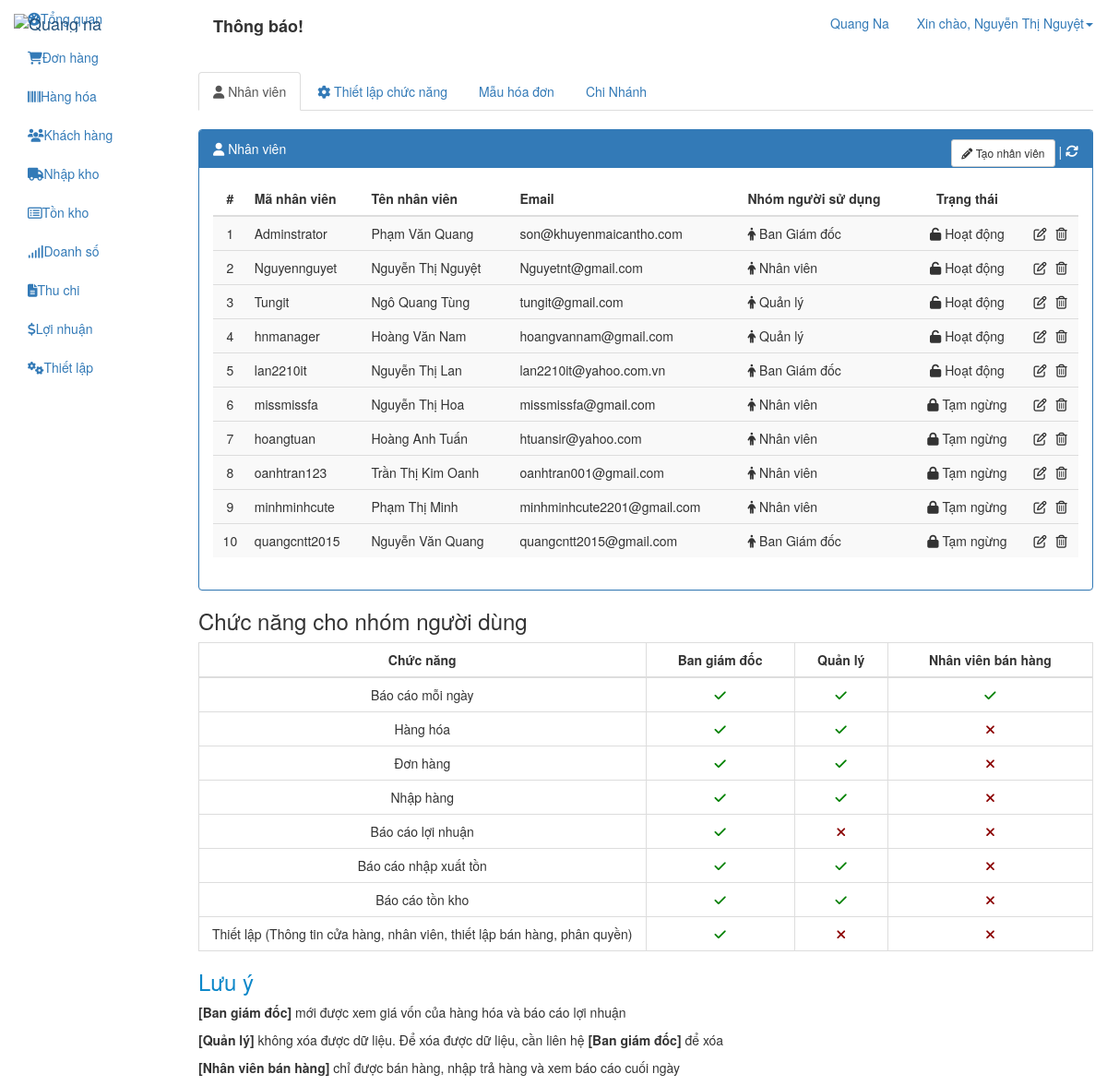
Screenshot of /index.php/backend/config (signed in) with the database file from the repository.
### tables this page shows
CREATE TABLE `cms_users` (
  `id` int(10) UNSIGNED NOT NULL,
  `username` varchar(100) NOT NULL,
  `password` varchar(100) NOT NULL,
  `salt` varchar(255) NOT NULL,
  `email` varchar(120) NOT NULL,
  `display_name` varchar(120) NOT NULL,
  `user_status` tinyint(4) NOT NULL,
  `group_id` int(11) NOT NULL,
  `id_stock` int(11) NOT NULL,
  `created` datetime NOT NULL,
  `updated` datetime NOT NULL,
  `logined` datetime NOT NULL,
  `ip_logged` varchar(255) NOT NULL,
  `recode` varchar(255) NOT NULL,
  `code_time_out` varchar(255) NOT NULL
);

CREATE TABLE `cms_users_group` (
  `id` int(10) UNSIGNED NOT NULL,
  `group_name` varchar(255) NOT NULL,
  `group_permission` varchar(255) NOT NULL,
  `group_registered` datetime NOT NULL,
  `group_updated` datetime NOT NULL
);

### application/controllers/backend/config.php (called while the page is built, shortened)
<?php if ( !defined( 'BASEPATH' ) ) exit( 'No direct script access allowed' );
class Config extends CI_Controller {
    private $auth;
    public function __construct() {
        $this->auth = $this->cms_authentication->check();
    }
    public function index() {
        $data[ 'seo' ][ 'title' ] = "Phần mềm quản lý";
        $user = $this->db->select( 'users.id, username, email, display_name, user_status, group_name ' )->from( 'users' )->join( 'users_group', 'users_group.id = users.group_id' )->get()->result_array();
        $data['data']['_user'] = $user;
        $data['data']['user'] = $this->auth;
        $data[ 'template' ] = 'backend/setting/setting';
        $this->load->view( 'backend/layout/index', isset( $data ) ? $data : null );
    }
}

### index.php (called while the page is built, shortened)
<?php
require_once BASEPATH.'core/CodeIgniter.php';

### application/libraries/cms_cookie.php (called while the page is built, shortened)
<?php  if ( ! defined('BASEPATH')) exit('No direct script access allowed');
class CMS_Cookie {
    public static function get( $name ) {
        return $_COOKIE[ $name ];
    }
    public static function decode( $cookie_val ){
        return base64_decode( substr( $cookie_val, 3 ) );
    }
}

### application/libraries/cms_authentication.php (called while the page is built, shortened)
<?php  if ( ! defined('BASEPATH')) exit('No direct script access allowed');
class CMS_authentication {
    private $CI;
    public function __construct(){
        $this->CI = & get_instance();
    }
    public function check() {
        if ( CMS_Cookie::exists( CMS_PREFIX . 'user_logged' ) ) {
            $cookie = CMS_Cookie::get( CMS_PREFIX . 'user_logged' );
            $cookie = json_decode( CMS_Cookie::decode( $cookie ), true );
            $user   = $this->CI->db->select( 'id,username,password,salt,display_name,email,group_id,id_stock' )->where( 'username', $cookie[ 'username' ] )->or_where( 'email', $cookie[ 'username' ] )->from( 'users' )->get()->row_array();
            $group = $this->CI->db->select( 'id, group_permission, group_name' )->where( 'id', $user['group_id'] )->from('users_group')->get()->row_array();
            if ( isset( $user ) && count( $user ) ) {
                if ( $user[ 'username' ] == $cookie[ 'username' ] && $user[ 'password' ] == $cookie[ 'password' ] && $user[ 'salt' ] == $cookie[ 'salt' ] ) {
                    return [ 'id' => $user[ 'id' ],
                        'username' => $user[ 'username' ],
                        'password' => $user[ 'password' ],
                        'salt' => $user[ 'salt' ],
                        'email' => $user[ 'email' ],
                        'display_name' => $user[ 'display_name' ],
                        'group_id' => $user[ 'group_id' ],
                        'group_name'  => $group['group_name'],
                        'group_permission' => json_decode( $group['group_permission'], true ),
                        'id_stock' => $user[ 'id_stock' ]
                    ];
                }
            }
        }
        return null;
    }
}

### application/views/backend/setting/setting.php (the view, shortened to what this page needs)
<div class="setting">
    <ul class="nav nav-tabs tab-setting" role="tablist">
        <li role="presentation" class="active"><a href="#user" aria-controls="home" role="tab" data-toggle="tab"><i class="fa fa-user"></i> Nhân viên</a></li>
        <li role="presentation"><a href="#functions" aria-controls="profile" role="tab" data-toggle="tab"><i class="fa fa-cog"></i> Thiết lập chức năng</a></li>
        <li role="presentation"><a href="#messages" aria-controls="messages" role="tab" data-toggle="tab">Mẫu hóa đơn</a></li>
        <li role="presentation"><a href="#settings" aria-controls="settings" role="tab" data-toggle="tab">Chi Nhánh</a></li>
    </ul>
    <div class="tab-content">
        <div role="tabpanel" class="tab-pane active" id="user">
            <div class="panel panel-primary" style="margin-top: 20px">
                <div class="panel-heading">
                    <i class="fa fa-user"></i> Nhân viên
                    <div class="action pull-right">
                        <button class="btn btn-default btn-sm create-nv btn-in-panel blue" data-toggle="modal" data-target="#create-nv"><i class="fa fa-pencil blue"></i> Tạo nhân viên</button>
                        | <i class="fa fa-refresh" style="font-size: 14px; cursor: pointer;" onclick="cms_upuser()"></i>
                    </div>
                </div>
                <div class="panel-body">
                    <div class="table-responsive ">
                        <table class="table table-hover table-user table-striped">
                            <thead>
                                <th class="text-center">#</th>
                                <th>Mã nhân viên</th>
                                <th>Tên nhân viên</th>
                                <th>Email</th>
                                <th>Nhóm người sử dụng</th>
                                <th class="text-center">Trạng thái</th>
                                <th ></th>
                            </thead>
                            <tbody>
                                <?php
                                    if( isset($_user) && count( $_user ) ) :
                                        $ind = 0;
                                        foreach( $_user as $key => $val ) : $ind++; ?>
                                            <tr class="tr-item-<?php echo $val['id']; ?>">
                                                <td class="text-center"><?php echo $ind; ?></td>
                                                <td><?php echo $val['username']; ?></td>
                                                <td><?php echo ( $val['display_name'] != '' ) ? $val['display_name'] : '-'; ?></td>
                                                <td><?php echo $val['email']; ?></td>
                                                <td><?php echo '<span class="user_group"><i class="fa fa-male"></i> '. $val['group_name'] . '</span>'; ?></td>
                                                <td class="text-center"><?php echo cms_render_html( $val['user_status'], 'user_status', ['fa-unlock', 'fa-lock'], ['Hoạt động', 'Tạm ngừng'] ); ?></td>
                                                <td class="text-center"><i class="fa fa-pencil-square-o edit-item" title="Sửa" onclick="cms_edit_usitem(<?php echo $val['id']; ?>)" style="margin-right: 10px; cursor: pointer;"></i><i onclick="cms_del_usitem(<?php echo $val['id']; ?>)" title="Xóa" class="fa fa-trash-o delete-item" style="cursor: pointer;"></i></td>
                                            </tr>
                                        <?php endforeach;
                                    else: ?>
                                        <tr>
                                           <td class="text-center" colspan="7">Không có Người dùng trong danh sách</td>
                                        </tr>
                                    <?php endif;
                                ?>
                            </tbody>
                        </table>
                    </div>
                </div>
            </div>
            <h3>Chức năng cho nhóm người dùng</h3>
            <div class="cms-function-user-info">
                <table class="table table-hover table-bordered">
                    <thead>
                        <th class="text-center" style="width: 50%; background-color: #fff;">Chức năng</th>
                        <th class="text-center">Ban giám đốc</th>
                        <th class="text-center">Quản lý</th>
                        <th class="text-center">Nhân viên bán hàng</th>
                    </thead>
                    <tbody>
                        <tr>
                            <td class="text-center">Báo cáo mỗi ngày</td>
                            <td class="text-center"><i class="fa fa-check" style="color: green;"></i></td>
                            <td class="text-center"><i class="fa fa-check" style="color: green;"></i></td>
                            <td class="text-center"><i class="fa fa-check" style="color: green;"></i></td>
                        </tr>
                        <tr>
                            <td class="text-center">Hàng hóa</td>
                            <td class="text-center"><i class="fa fa-check" style="color: green;"></i></td>
                            <td class="text-center"><i class="fa fa-check" style="color: green;"></i></td>
                            <td class="text-center"><i class="fa fa-times" style="color: darkred;"></i></td>
                        </tr>
                        <tr>
                            <td class="text-center">Đơn hàng</td>
                            <td class="text-center"><i class="fa fa-check" style="color: green;"></i></td>
                            <td class="text-center"><i class="fa fa-check" style="color: green;"></i></td>
                            <td class="text-center"><i class="fa fa-times" style="color: darkred;"></i></td>
                        </tr>
                        <tr>
                            <td class="text-center">Nhập hàng</td>
                            <td class="text-center"><i class="fa fa-check" style="color: green;"></i></td>
                            <td class="text-center"><i class="fa fa-check" style="color: green;"></i></td>
                            <td class="text-center"><i class="fa fa-times" style="color: darkred;"></i></td>
                        </tr>
                        <tr>
                            <td class="text-center">Báo cáo lợi nhuận</td>
                            <td class="text-center"><i class="fa fa-check" style="color: green;"></i></td>
                            <td class="text-center"><i class="fa fa-times" style="color: darkred;"></i></td>
                            <td class="text-center"><i class="fa fa-times" style="color: darkred;"></i></td>
                        </tr>
                        <tr>
                            <td class="text-center">Báo cáo nhập xuất tồn</td>
                            <td class="text-center"><i class="fa fa-check" style="color: green;"></i></td>
                            <td class="text-center"><i class="fa fa-check" style="color: green;"></i></td>
                            <td class="text-center"><i class="fa fa-times" style="color: darkred;"></i></td>
                        </tr>
                        <tr>
                            <td class="text-center">Báo cáo tồn kho</td>
                            <td class="text-center"><i class="fa fa-check" style="color: green;"></i></td>
                            <td class="text-center"><i class="fa fa-check" style="color: green;"></i></td>
                            <td class="text-center"><i class="fa fa-times" style="color: darkred;"></i></td>
                        </tr>
                        <tr>
                            <td class="text-center">Thiết lập (Thông tin cửa hàng, nhân viên, thiết lập bán hàng, phân quyền)</td>
                            <td class="text-center"><i class="fa fa-check" style="color: green;"></i></td>
                            <td class="text-center"><i class="fa fa-times" style="color: darkred;"></i></i></td>
                            <td class="text-center"><i class="fa fa-times" style="color: darkred;"></i></td>
                        </tr>
                    </tbody>
                </table>
                <div class="notes-info">
                    <h3 style="color: #0B87C9;">Lưu ý</h3>
                    <p><span style="font-weight: bold;">[Ban giám đốc]</span> mới được xem giá vốn của hàng hóa và báo cáo lợi nhuận</p>
                    <p><span style="font-weight: bold;">[Quản lý]</span> không xóa được dữ liệu. Để xóa được dữ liệu, cần liên hệ <span style="font-weight: bold;">[Ban giám đốc]</span> để xóa</p>
                    <p><span style="font-weight: bold;">[Nhân viên bán hàng]</span> chỉ được bán hàng, nhập trả hàng và xem báo cáo cuối ngày</p>
                </div>
            </div>
        </div>
    </div>
</div>

### application/views/backend/common/header.php (shortened to what this page needs)
<nav id="navbar-container" class="navbar navbar- navbar-fixed-top">
    <div class="container-fluid">
        <div class="navbar-header">
            <a class="navbar-brand" href="#"><img src="public/templates/backend/images/logoqn.png" alt="Quang na" class="img-responsive"></a>
        </div>
        <div class="collapse navbar-collapse" id="bs-example-navbar-collapse-1">
            <ul class="nav navbar-nav navbar-right">
                <li><a href="#">Quang Na</a></li>
                <li class="dropdown user-profile">
                    <a href="#" class="dropdown-toggle" data-toggle="dropdown" role="button" aria-haspopup="true" aria-expanded="false"><span class="hello">Xin chào, </span><?php echo ( isset( $user ) ) ?
                            $user[ 'display_name' ] : $user[ 'username' ]; ?><span class="caret"></span></a>
                </li>
            </ul>
        </div>
    </div>
</nav>

### application/helpers/useful_helper.php (shortened to what this page needs)
<?php  if ( ! defined('BASEPATH')) exit('No direct script access allowed');
if ( !function_exists( 'cms_render_html' ) ) {
	function cms_render_html( $val, $class, $icon = [], $text = [] ) {
		return ( $val == 1 ) ? "<span class='{$class}'><i class='fa {$icon[0]}'></i> ".$text[0]."</span>" : "<span class='{$class}'><i class='fa {$icon[1]}'></i> ".$text[1]."</span>";
	}
}

### rows the page displays
cms_users: display_name "Nguyễn Thị Nguyệt", username "Nguyennguyet", email "Nguyetnt@gmail.com", cms_users_group.group_name "Nhân viên"
cms_users: username "Adminstrator", display_name "Phạm Văn Quang", email "son@khuyenmaicantho.com", cms_users_group.group_name "Ban Giám đốc"
cms_users: username "Tungit", display_name "Ngô Quang Tùng", email "tungit@gmail.com", cms_users_group.group_name "Quản lý"
cms_users: username "hnmanager", display_name "Hoàng Văn Nam", email "hoangvannam@gmail.com", cms_users_group.group_name "Quản lý"
cms_users: username "lan2210it", display_name "Nguyễn Thị Lan", email "lan2210it@yahoo.com.vn", cms_users_group.group_name "Ban Giám đốc"
cms_users: username "missmissfa", display_name "Nguyễn Thị Hoa", email "missmissfa@gmail.com", cms_users_group.group_name "Nhân viên"
cms_users: username "hoangtuan", display_name "Hoàng Anh Tuấn", email "htuansir@yahoo.com", cms_users_group.group_name "Nhân viên"
cms_users: username "oanhtran123", display_name "Trần Thị Kim Oanh", email "oanhtran001@gmail.com", cms_users_group.group_name "Nhân viên"
cms_users: username "minhminhcute", display_name "Phạm Thị Minh", email "minhminhcute2201@gmail.com", cms_users_group.group_name "Nhân viên"
cms_users: username "quangcntt2015", display_name "Nguyễn Văn Quang", email "quangcntt2015@gmail.com", cms_users_group.group_name "Ban Giám đốc"
